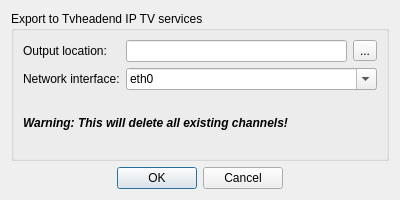
<?xml version="1.0" encoding="UTF-8"?>
<ui version="4.0">
 <class>PlaylistExportTvheadend</class>
 <widget class="QDialog" name="PlaylistExportTvheadend">
  <property name="geometry">
   <rect>
    <x>0</x>
    <y>0</y>
    <width>400</width>
    <height>200</height>
   </rect>
  </property>
  <property name="windowTitle">
   <string>Export to Tvheadend IP TV services</string>
  </property>
  <property name="windowIcon">
   <iconset resource="../../../data/icons.qrc">
    <normaloff>:/icons/24x24/export.png</normaloff>:/icons/24x24/export.png</iconset>
  </property>
  <layout class="QVBoxLayout" name="verticalLayout">
   <item>
    <widget class="QGroupBox" name="groupBox">
     <property name="title">
      <string>Export to Tvheadend IP TV services</string>
     </property>
     <layout class="QGridLayout" name="gridLayout">
      <item row="0" column="0">
       <widget class="QLabel" name="labelLocation">
        <property name="text">
         <string>Output location:</string>
        </property>
       </widget>
      </item>
      <item row="0" column="1">
       <widget class="QLineEdit" name="editLocation"/>
      </item>
      <item row="0" column="2">
       <widget class="QToolButton" name="buttonBrowse">
        <property name="text">
         <string>...</string>
        </property>
       </widget>
      </item>
      <item row="1" column="0">
       <widget class="QLabel" name="labelInterface">
        <property name="text">
         <string>Network interface:</string>
        </property>
       </widget>
      </item>
      <item row="4" column="0" colspan="3">
       <spacer name="verticalSpacer">
        <property name="orientation">
         <enum>Qt::Vertical</enum>
        </property>
        <property name="sizeHint" stdset="0">
         <size>
          <width>20</width>
          <height>40</height>
         </size>
        </property>
       </spacer>
      </item>
      <item row="3" column="0" colspan="3">
       <widget class="QLabel" name="labelWarning">
        <property name="text">
         <string>&lt;i&gt;&lt;b&gt;Warning: This will delete all existing channels!&lt;/b&gt;&lt;/a&gt;</string>
        </property>
       </widget>
      </item>
      <item row="2" column="0" colspan="3">
       <widget class="QLabel" name="labelSpacer">
        <property name="text">
         <string/>
        </property>
       </widget>
      </item>
      <item row="1" column="1" colspan="2">
       <widget class="QComboBox" name="editInterface">
        <property name="editable">
         <bool>true</bool>
        </property>
        <item>
         <property name="text">
          <string notr="true">eth0</string>
         </property>
        </item>
        <item>
         <property name="text">
          <string notr="true">eth1</string>
         </property>
        </item>
        <item>
         <property name="text">
          <string notr="true">vlan3999</string>
         </property>
        </item>
        <item>
         <property name="text">
          <string notr="true">wlan0</string>
         </property>
        </item>
        <item>
         <property name="text">
          <string notr="true">wlan1</string>
         </property>
        </item>
       </widget>
      </item>
     </layout>
    </widget>
   </item>
   <item>
    <widget class="QDialogButtonBox" name="buttonBox">
     <property name="orientation">
      <enum>Qt::Horizontal</enum>
     </property>
     <property name="standardButtons">
      <set>QDialogButtonBox::Cancel|QDialogButtonBox::Ok</set>
     </property>
     <property name="centerButtons">
      <bool>true</bool>
     </property>
    </widget>
   </item>
  </layout>
 </widget>
 <resources>
  <include location="../../../data/icons.qrc"/>
 </resources>
 <connections>
  <connection>
   <sender>buttonBox</sender>
   <signal>accepted()</signal>
   <receiver>PlaylistExportTvheadend</receiver>
   <slot>accept()</slot>
   <hints>
    <hint type="sourcelabel">
     <x>248</x>
     <y>254</y>
    </hint>
    <hint type="destinationlabel">
     <x>157</x>
     <y>274</y>
    </hint>
   </hints>
  </connection>
  <connection>
   <sender>buttonBox</sender>
   <signal>rejected()</signal>
   <receiver>PlaylistExportTvheadend</receiver>
   <slot>reject()</slot>
   <hints>
    <hint type="sourcelabel">
     <x>316</x>
     <y>260</y>
    </hint>
    <hint type="destinationlabel">
     <x>286</x>
     <y>274</y>
    </hint>
   </hints>
  </connection>
 </connections>
</ui>
